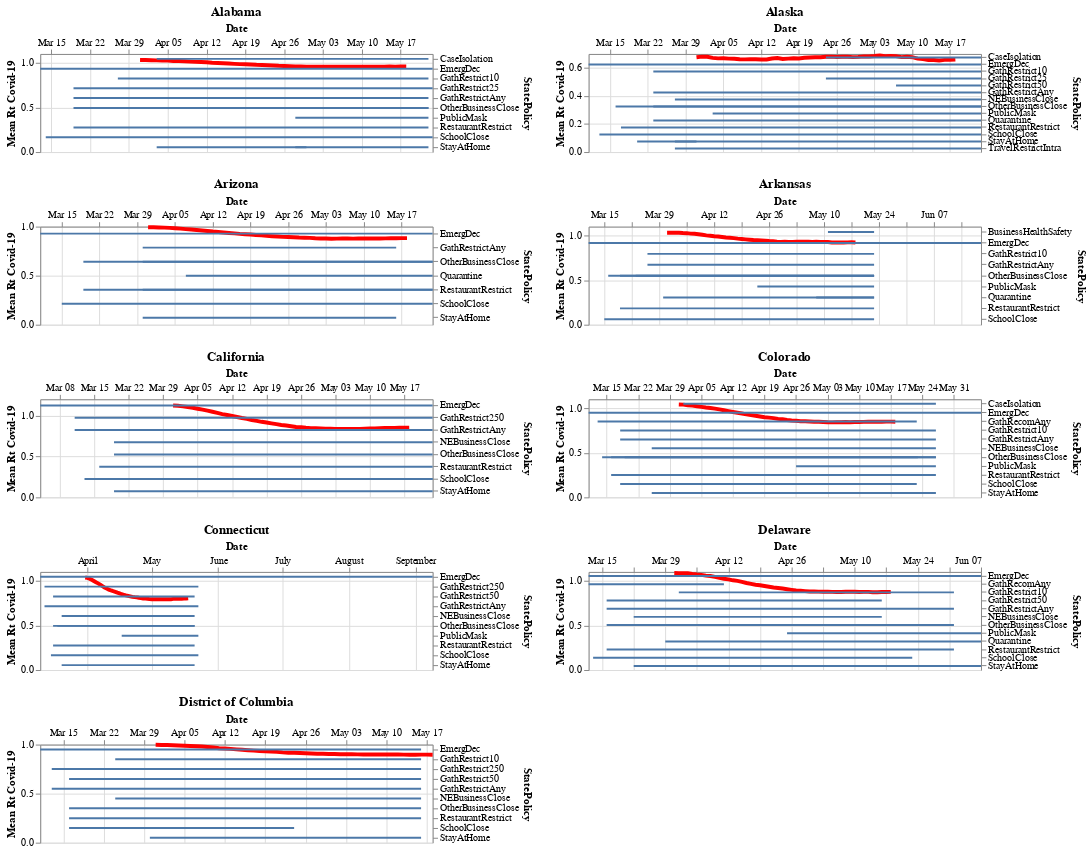

Write notebook code for a chart like this one.
### Code cell
compound_chart = create_compound_charts(create_policy_rt_chart)
compound_chart
